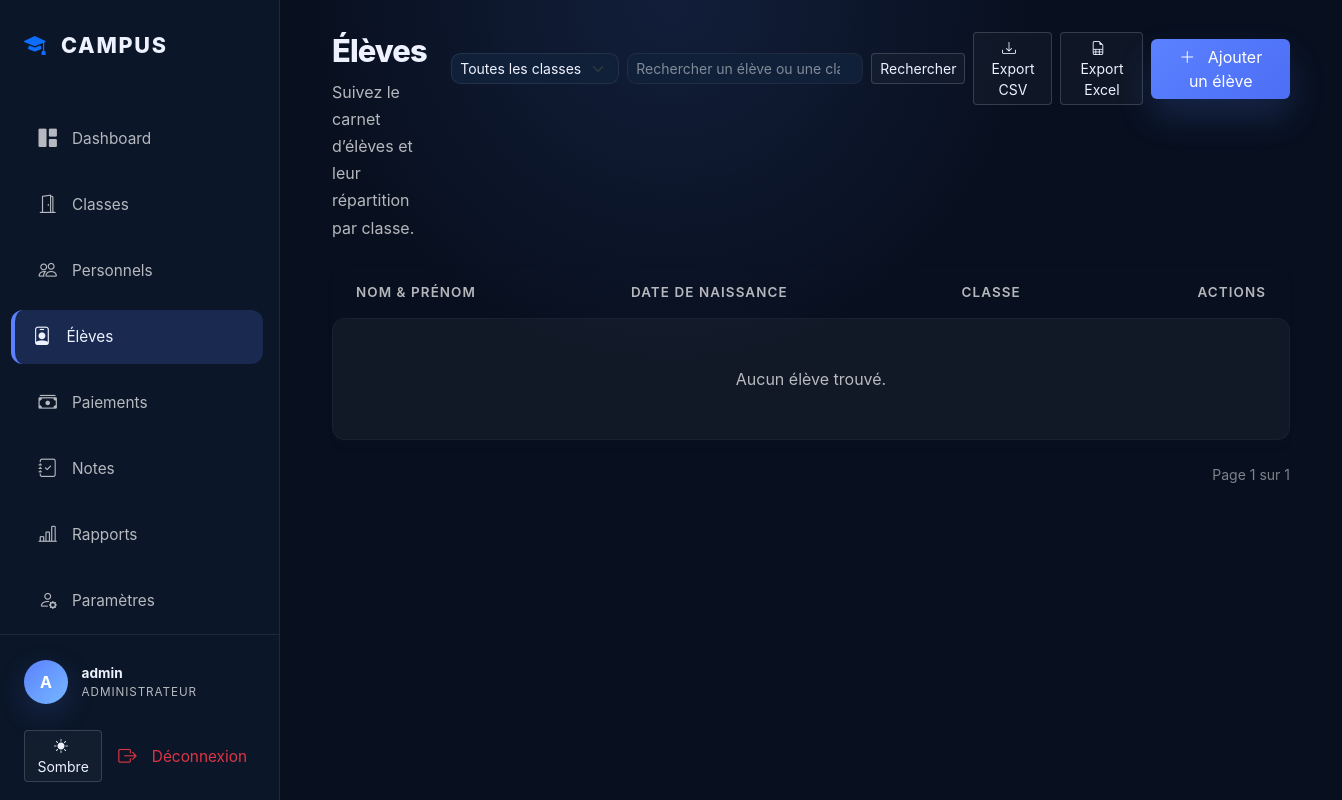
The app's page /eleves/ (signed in) with its own data.
### my_app/models.py (models this page shows, shortened)
class Utilisateur(AbstractUser):
    ROLES = [
        ('administrateur', 'Administrateur'),
        ('responsable', 'Responsable'),
    ]
    SEXE = [
        ('homme', 'Homme'),
        ('femme', 'Femme'),
    ]
    role = models.CharField(max_length=20, choices=ROLES, blank=True, null=True)
    sexe = models.CharField(max_length=20, choices=SEXE, blank=True, null=True)
    contact = models.CharField(max_length=20, blank=True, null=True)
    objects = UtilisateurManager()

### my_app/views.py (the view)
# urls.py: path('eleves/', liste_eleves, name='liste_eleves'),
@login_required
def liste_eleves(request):
    classe_id = request.GET.get('classe')
    q = request.GET.get('q', '').strip()
    eleves_qs = Eleve.objects.all().select_related('classe')
    if classe_id:
        eleves_qs = eleves_qs.filter(classe__id=classe_id)
    if q:
        eleves_qs = eleves_qs.filter(
            Q(nom__icontains=q) | Q(prenom__icontains=q) | Q(classe__nom__icontains=q)
        )
    paginator = Paginator(eleves_qs.order_by('nom', 'prenom'), 10)
    page_number = request.GET.get('page')
    page_obj = paginator.get_page(page_number)
    classes = Classe.objects.all()
    context = {
        'eleves': page_obj.object_list,
        'page_obj': page_obj,
        'classes': classes,
        'current_classe': classe_id,
        'q': q,
    }
    return render(request, 'liste_eleves.html', context)

### my_app/templates/liste_eleves.html (shortened to what this page needs)
{% extends "base.html" %}
{% block content %}
<div class="page-header mb-4">
    <div>
        <h1>Élèves</h1>
        <p class="text-muted">Suivez le carnet d’élèves et leur répartition par classe.</p>
    </div>
    <form method="get" class="d-flex align-items-center gap-2">
        <select name="classe" class="form-select form-select-sm" style="width:220px;" onchange="this.form.submit()">
            <option value="">Toutes les classes</option>
        </select>
        <input id="eleveSearch" name="q" value="{{ q }}" type="search" class="form-control form-control-sm" placeholder="Rechercher un élève ou une classe" style="width: 260px;" />
        <button type="submit" class="btn btn-outline-light btn-sm">Rechercher</button>
        <a href="{% url 'export_eleves_csv' %}" class="btn btn-outline-light btn-sm">
            <i class="bi bi-download me-2"></i> Export CSV
        </a>
        <a href="{% url 'export_eleves_xlsx' %}" class="btn btn-outline-light btn-sm">
            <i class="bi bi-file-earmark-spreadsheet me-2"></i> Export Excel
        </a>
        <a href="{% url 'ajouter_eleve' %}" class="btn btn-primary px-4">
            <i class="bi bi-plus-lg me-2"></i> Ajouter un élève
        </a>
    </form>
</div>
<div class="card shadow-sm border-0">
    <div class="card-body p-0">
        <div class="table-responsive">
            <table class="table mb-0">
                <thead>
                    <tr>
                        <th class="ps-4">Nom & Prénom</th>
                        <th>Date de Naissance</th>
                        <th>Classe</th>
                        <th class="text-end pe-4">Actions</th>
                    </tr>
                </thead>
                <tbody>
                    {% for eleve in eleves %}
                    <tr>
                        <td class="ps-4">
                            <div class="d-flex align-items-center">
                                <div class="user-avatar me-3" style="width: 32px; height: 32px; font-size: 0.8rem;">
                                    {{ eleve.nom|first|upper }}
                                </div>
                                <div>
                                    <div class="fw-semibold text-main">{{ eleve.nom }} {{ eleve.prenom }}</div>
                                </div>
                            </div>
                        </td>
                        <td>{{ eleve.date_naissance }}</td>
                        <td><span class="badge bg-secondary">{{ eleve.classe.nom }}</span></td>
                        <td class="text-end pe-4">
                            <a href="#" class="btn btn-sm btn-outline-light me-1"><i class="bi bi-pencil"></i></a>
                            <a href="{% url 'export_eleve_detail_csv' eleve.id %}" class="btn btn-sm btn-outline-light me-1" title="Exporter détails CSV"><i class="bi bi-download"></i></a>
                            <a href="{% url 'export_eleve_detail_xlsx' eleve.id %}" class="btn btn-sm btn-outline-light" title="Exporter détails Excel"><i class="bi bi-file-earmark-spreadsheet"></i></a>
                        </td>
                    </tr>
                    {% empty %}
                    <tr>
                        <td colspan="4" class="text-center py-5 text-muted">Aucun élève trouvé.</td>
                    </tr>
                    {% endfor %}
                </tbody>
            </table>
        </div>
    </div>
</div>
    <div class="d-flex justify-content-between align-items-center mt-3">
        <div class="text-muted small">Page {{ page_obj.number }} sur {{ page_obj.paginator.num_pages }}</div>
    </div>
{% endblock %}

### my_app/templates/base.html (shortened to what this page needs)
<!DOCTYPE html>
<html lang="fr">
<head>
    <link href="https://cdn.jsdelivr.net/npm/bootstrap@5.3.0/dist/css/bootstrap.min.css" rel="stylesheet">
    <link rel="stylesheet" href="https://cdn.jsdelivr.net/npm/bootstrap-icons@1.11.1/font/bootstrap-icons.css">
</head>
<body>
    <div class="wrapper">
        <nav id="sidebar">
            <div class="sidebar-header">
                <i class="bi bi-mortarboard-fill text-primary"></i>
                Campus
            </div>
            <div class="nav flex-column mt-3">
                {% if user.is_authenticated %}
                    <a href="{% if user.role == 'administrateur' %}{% url 'admin_dashboard' %}{% else %}{% url 'responsable_dashboard' %}{% endif %}" class="nav-link ">
                        <i class="bi bi-grid-1x2-fill"></i> Dashboard
                    </a>
                    {% if user.role == 'administrateur' %}
                        <a href="{% url 'liste_classes' %}" class="nav-link {% if 'classe' in request.path %}active{% endif %}">
                            <i class="bi bi-door-open"></i> Classes
                        </a>
                        <a href="{% url 'liste_responsables' %}" class="nav-link {% if 'responsables' in request.path %}active{% endif %}">
                            <i class="bi bi-people"></i> Personnels
                        </a>
                    {% endif %}
                    <a href="{% url 'liste_eleves' %}" class="nav-link {% if 'eleve' in request.path %}active{% endif %}">
                        <i class="bi bi-person-badge"></i> Élèves
                    </a>
                    <a href="{% url 'liste_paiements' %}" class="nav-link {% if 'paiement' in request.path %}active{% endif %}">
                        <i class="bi bi-cash-stack"></i> Paiements
                    </a>
                    <a href="{% url 'liste_notes' %}" class="nav-link {% if 'note' in request.path %}active{% endif %}">
                        <i class="bi bi-journal-check"></i> Notes
                    </a>
                    {% if user.role == 'administrateur' %}
                        <a href="{% url 'rapports' %}" class="nav-link {% if 'rapports' in request.path %}active{% endif %}">
                            <i class="bi bi-bar-chart-line"></i> Rapports
                        </a>
                    {% endif %}
                    <a href="{% url 'profile' %}" class="nav-link {% if 'profile' in request.path %}active{% endif %}">
                        <i class="bi bi-person-gear"></i> Paramètres
                    </a>
                {% else %}
                    <a href="{% url 'login' %}" class="nav-link">
                        <i class="bi bi-box-arrow-in-right"></i> Connexion
                    </a>
                {% endif %}
            </div>
            <div class="sidebar-footer">
                {% if user.is_authenticated %}
                    <div class="user-profile mb-3">
                        <div class="user-avatar">
                            {{ user.username|first|upper }}
                        </div>
                        <div class="user-info">
                            <span class="name">{{ user.get_full_name|default:user.username }}</span>
                            <span class="role">{{ user.role|upper }}</span>
                        </div>
                    </div>
                    <div class="d-flex gap-2 mb-2">
                        <button id="themeToggle" class="btn btn-sm btn-outline-light" title="Basculer thème">
                        </button>
                        <a href="{% url 'logout' %}" class="nav-link text-danger m-0 p-2">
                            <i class="bi bi-box-arrow-right"></i> Déconnexion
                        </a>
                    </div>
                {% endif %}
            </div>
        </nav>
        <main class="main-content">
            <div class="container-fluid">
                {% block content %}{% endblock %}
            </div>
        </main>
    </div>
</body>
</html>

### records on screen
Utilisateur: username|first "A", get_full_name "admin", role "ADMINISTRATEUR"

### other values on screen
{{ page_obj.number }} "1"
{{ page_obj.paginator.num_pages }} "1"
